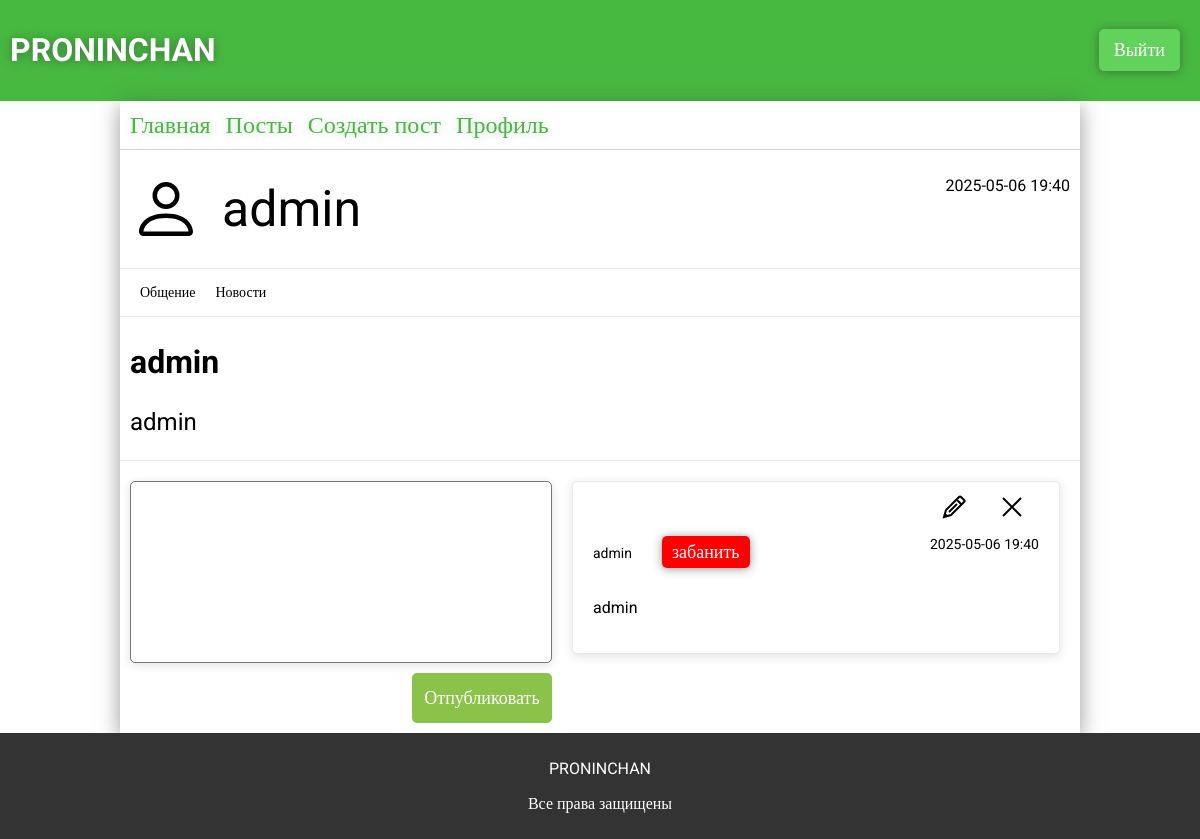
/post/1 (signed in), run on the app's committed database.
### app.py (models this page shows)
class Users(db.Model):
    __tablename__ = 'users'
    id = db.Column(db.Integer, primary_key=True)
    username = db.Column(db.String(32), unique=True, nullable=False)
    photo = db.Column(db.BLOB)
    email = db.Column(db.String(64), unique=True, nullable=False)
    password = db.Column(db.String(30), nullable=False)
    access = db.Column(db.String(64), nullable=False, default='user')
    all_posts = db.relationship("ForumPosts", backref="user_author", cascade="all, delete-orphan")
    all_comments = db.relationship("ForumComments", backref="user_author")

class ForumPosts(db.Model):
    __tablename__ = 'forum_posts'
    id = db.Column(db.Integer, primary_key=True)
    user_id = db.Column(db.Integer, db.ForeignKey('users.id'), nullable=False)
    theme = db.Column(db.String(124), nullable=False)
    text = db.Column(db.Text, nullable=False)
    section_id = db.Column(db.Integer, db.ForeignKey('forum_sections.id'), nullable=False)
    category_id = db.Column(db.Integer, db.ForeignKey('forum_categories.id'), nullable=False)
    created_at = db.Column(db.DateTime, default=datetime.now)
    user = db.relationship("Users", backref="posts")
    sections = db.relationship("ForumSections")
    categories = db.relationship("ForumCategory")
    all_comments = db.relationship("ForumComments", backref="forum_post", cascade="all, delete-orphan")

class ForumSections(db.Model):
    __tablename__ = 'forum_sections'
    id = db.Column(db.Integer, primary_key=True)
    section = db.Column(db.String(32), unique=True, nullable=False)
    category = db.relationship('ForumCategory', backref='section', lazy=True)
    posts = db.relationship('ForumPosts', backref='section', lazy=True)

class ForumCategory(db.Model):
    __tablename__ = 'forum_categories'
    id = db.Column(db.Integer, primary_key=True)
    category = db.Column(db.String(32), unique=True, nullable=False)
    section_id = db.Column(db.Integer, db.ForeignKey('forum_sections.id'), nullable=False)
    posts = db.relationship('ForumPosts', backref='category', lazy=True)

class ForumComments(db.Model):
    __tablename__ = 'forum_comments'
    id = db.Column(db.Integer, primary_key=True)
    user_id = db.Column(db.Integer, db.ForeignKey('users.id'), nullable=False)
    text = db.Column(db.Text, nullable=False)
    created_at = db.Column(db.DateTime, default=datetime.now)
    post_id = db.Column(db.Integer, db.ForeignKey('forum_posts.id'), nullable=False)
    user = db.relationship("Users", backref="comments")
    post = db.relationship('ForumPosts', backref='comments')

### app.py (the view)
@app.route('/post/<int:post>', methods=['GET','POST'])
def post(post):
    comments = ForumComments.query.filter_by(post_id=post).order_by(ForumComments.created_at.desc()).all()
    sections = ForumSections.query.all()
    category = ForumCategory.query.all()
    posts = ForumPosts.query.all()
    post = ForumPosts.query.get_or_404(post)
    if 'user' in session:
        try:
            access = (Users.query.filter_by(id=session['user']).first()).access
        except:
            return redirect(url_for('logout'))
        return render_template('post.html', post=post, posts=posts, category=category, sections=sections, comments=comments, access=access)
    else:
        return render_template('post.html', post=post, posts=posts, category=category, sections=sections, comments=comments)

### templates/post.html (shortened to what this page needs)
{% extends 'main.html' %}
{% block main %}
<link rel="stylesheet" href="{{url_for('static', filename='css/post.css')}}">
    <div class="post-created">
        <div>
            <img src="../static/img/person.svg" alt="" class="profile-img" />
            <p>{{post.user.username}}</p>
        </div>
        <p>{{post.created_at.strftime('%Y-%m-%d %H:%M')}}</p>
    </div>
    <div class="post-main">
        <div>
            <p>{{post.sections.section}}</p>
            <p>{{post.categories.category}}</p>
        </div>
        <h2>{{post.theme}}</h2>
        <p>{{post.text}}</p>
    </div>
    <div class="post-comments">
        {% if session['user'] %}
            <form id="comment-form">
                <textarea name="comment" required></textarea>
                <button type="submit">Отпубликовать</button>
            </form>
        {% endif %}
        <div class="comments">
            {% for comment in comments %}
            <div class="comments-comment" id="comment-{{comment.id}}">
                {% if session['user'] == comment.user_id or access == 'admin' %}
                <div class="comments-comment-edit">
                    {% if session['user'] == comment.user_id %}
                    <img src="../static/img/Edit.svg" alt="" class="edit-comment" id="comment-{{comment.id}}" data-comment-id="{{comment.id}}">
                    {% endif %}
                    <img src="../static/img/Close.svg" alt="" class="delete-comment" data-comment-id="{{comment.id}}">
                </div>
                {% endif %}
                <div class="comments-comment-title">
                    <p class="user-{{post.user.id}}">{{post.user.username}}{% if access == 'admin' %}<button class="ban-button" value="{{post.user.id}}" data-user="{{post.user.username}}">забанить</button>{% endif %}</p>
                    <p class="comment-created">{{comment.created_at.strftime('%Y-%m-%d %H:%M')}}</p>
                </div>
                <p class="comment-text" data-text="{{comment.text}}">{{comment.text | truncate(100, True, '...')}}</p>
            </div>
            {% endfor %}
        </div>
    </div>
{% endblock %}

### static/css/base.css (style rules this page uses)
* { font-family: "Roboto"; }
body { margin: 0; padding: 0; display: flex; flex-direction: column; min-height: 100vh; }
.ban-button { margin-left: 30px; padding: 5px 10px; border: none; border-radius: 5px; background-color: red; color: white; margin-right: 10px; font-size: 18px; cursor: pointer; transition: 0.3s ease; box-shadow: 0 1px 10px rgba(51, 51, 51, 0.5); }

### static/css/post.css (style rules this page uses)
.post-created { display: flex; justify-content: space-between; padding: 10px; border-bottom: 1px solid rgba(51, 51, 51, 0.1); }
.post-created div { display: flex; align-items: center; }
.post-created div img { width: 72px; }
.post-created div p { font-size: 50px; margin: 20px; }
.post-main { flex: 1; }
.post-main div { display: flex; border-bottom: 1px solid rgba(51, 51, 51, 0.1); padding: 10px; }
.post-main div p { font-size: 14px; margin: 5px 10px; }
.post-main h2 { margin-left: 10px; font-size: 32px; }
.post-main p { margin-left: 10px; font-size: 24px; }
.post-comments { border-top: 1px solid rgba(51, 51, 51, 0.1); padding: 10px; display: flex; }
.post-comments form { width: -moz-fit-content; width: fit-content; display: flex; flex-direction: column; justify-content: right; padding-right: 20px; }
.post-comments form textarea { width: 400px; height: 160px; padding: 10px; border-radius: 5px; box-shadow: 0 2px 10px rgba(51, 51, 51, 0.15); resize: none; font-size: 16px; }
.post-comments form button { border: none; background-color: #8BC34A; color: white; font-size: 18px; height: 50px; width: 140px; margin-top: 10px; margin-left: auto; border-radius: 5px; }
.post-comments .comments { width: 100%; }
.post-comments .comments .comments-comment { position: relative; margin-top: 10px; margin-right: 10px; padding: 20px; border-radius: 5px; border: 1px solid rgba(51, 51, 51, 0.1); box-shadow: 0 2px 10px rgba(51, 51, 51, 0.15); }
.post-comments .comments .comments-comment .comments-comment-edit { position: absolute; right: 20px; top: 13px; }
.post-comments .comments .comments-comment .comments-comment-edit img { width: 24px; margin: 0 15px; transition: 0.2s ease; }
.post-comments .comments .comments-comment .comments-comment-title { display: flex; justify-content: space-between; font-size: 14px; margin-top: 20px; }

### data on the page
Users: user.username "admin"
ForumPosts: created_at "2025-05-06 19:40", theme "admin", text "admin"
ForumSections: sections.section "Общение"
ForumCategory: categories.category "Новости"
ForumComments: created_at "2025-05-06 19:40", text "admin"
